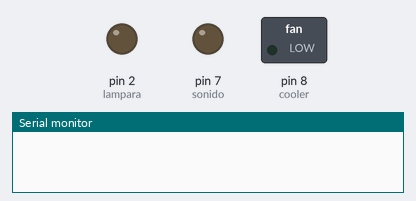
A sketch run on a simulated Arduino Uno, built with avr-gcc and run on an emulated ATmega328P. On the bench: switched loads named in the sketch (green lamp = pin HIGH), output pins drawn as LEDs (lit = HIGH), the last lines printed to the serial monitor. The local clock reads 2024-03-15 10:24:30 at power-on unless the sketch sets it.

Above: at 0.1 s.
At 1.3 s:
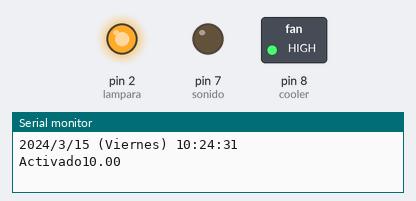
Timing chart, 0 to 2.8 s (numbered marks = the images above):
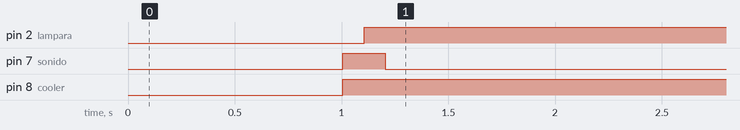

The sketch:

carpa.ino
```cpp
#include <Wire.h>
#include "RTClib.h"

// RTC_DS1307 rtc;
RTC_DS3231 rtc;

String daysOfTheWeek[7] = { "Domingo", "Lunes", "Martes", "Miercoles", "Jueves", "Viernes", "Sabado" };
String monthsNames[12] = { "Enero", "Febrero", "Marzo", "Abril", "Mayo",  "Junio", "Julio","Agosto","Septiembre","Octubre","Noviembre","Diciembre" };
int cooler = 8, sonido = 7, lampara = 2;
bool state = false, estadoFoco = false;

void setup() {
   Serial.begin(9600);
   delay(1000);
   // Declaro la salida
   pinMode(cooler, OUTPUT);
   pinMode(lampara, OUTPUT);
   // Declaro la buzzer
   pinMode(sonido, OUTPUT);
   if (!rtc.begin()) {
      Serial.println(F("Couldn't find RTC"));
      while (1);
   }

   // Si se ha perdido la corriente, fijar fecha y hora
   if (rtc.lostPower()) {
      // Fijar a fecha y hora de compilacion
      rtc.adjust(DateTime(F(__DATE__), F(__TIME__)));

      // Fijar a fecha y hora específica. En el ejemplo, 21 de Enero de 2016 a las 03:00:00
      // rtc.adjust(DateTime(2016, 1, 21, 3, 0, 0));
   }
}

void printDate(DateTime date)
{
   Serial.print(date.year(), DEC);
   Serial.print('/');
   Serial.print(date.month(), DEC);
   Serial.print('/');
   Serial.print(date.day(), DEC);
   Serial.print(" (");
   Serial.print(daysOfTheWeek[date.dayOfTheWeek()]);
   Serial.print(") ");
   Serial.print(date.hour(), DEC);
   Serial.print(':');
   Serial.print(date.minute(), DEC);
   Serial.print(':');
   Serial.print(date.second(), DEC);
   Serial.println();
}
bool isScheduledON(DateTime date)
{
   int weekDay = date.dayOfTheWeek();
   float minutes = date.minute();
   if ((minutes >= 00 && minutes <= 15) || (minutes >= 30 && minutes <= 45) )
   {
      return true;
   }
   return false;
}
bool foco(DateTime date){
  float hora = date.hour();
  Serial.print(hora);
  if(hora >= 0 && hora <= 6)
  {
    return true;
  }
  return false;
}
void sonidito(){
  digitalWrite(sonido, HIGH);
  delay(100);
  digitalWrite(sonido, LOW);
  }
void loop() {
   // Obtener fecha actual y mostrar por Serial
   DateTime now = rtc.now();
   printDate(now);
      if (state == false && !isScheduledON(now))      // Apagado y debería estar encendido
   {
      digitalWrite(cooler, HIGH);
      sonidito();
      state = true;
      Serial.print("Activado");
   }
   else if (state == true && isScheduledON(now))  // Encendido y deberia estar apagado
   {
      digitalWrite(cooler, LOW);
      sonidito();
      state = false;
      Serial.print("Desactivar");
   }
   /////// Foco ///////////
      if(estadoFoco == false && !foco(now))
   {
      digitalWrite(lampara, HIGH);
      sonidito();
      estadoFoco = true;
   }
   else if (estadoFoco == true && foco(now))
   {
      digitalWrite(lampara, LOW);
      sonidito();
      estadoFoco = false;
   }


   delay(3000);
}
```

Measured:
- by itself, pin 2 (lampara): LOW → HIGH at 1.1 s
- by itself, pin 7 (sonido): LOW → HIGH at 1.0 s, → LOW 0.20 s later
- by itself, pin 8 (cooler): LOW → HIGH at 1.0 s
